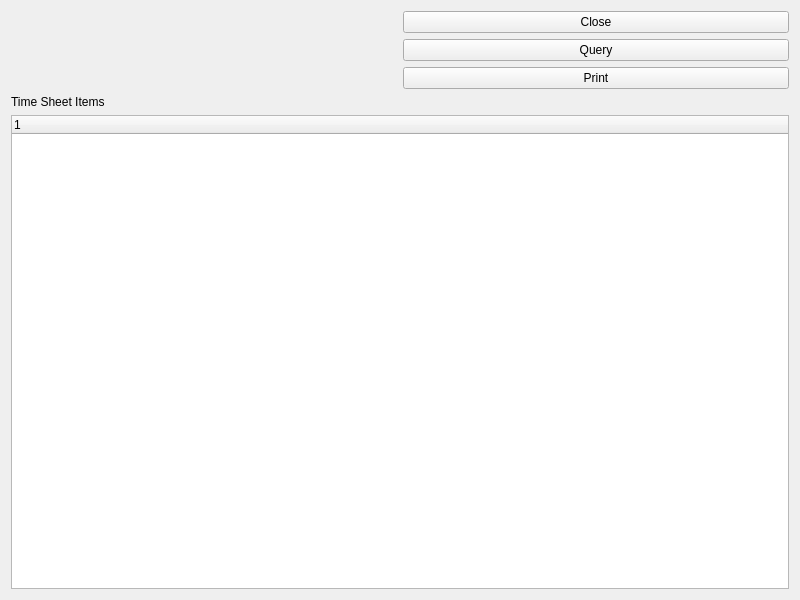
<?xml version="1.0" encoding="UTF-8"?>
<ui version="4.0">
 <comment>This file is part of the xtte package for xTuple ERP: PostBooks Edition, a free and
open source Enterprise Resource Planning software suite,
Copyright (c) 1999-2012 by OpenMFG LLC, d/b/a xTuple.
It is licensed to you under the Common Public Attribution License
version 1.0, the full text of which (including xTuple-specific Exhibits)
is available at www.xtuple.com/CPAL.  By using this software, you agree
to be bound by its terms.</comment>
 <class>dspTimeExpenseHistory</class>
 <widget class="QWidget" name="dspTimeExpenseHistory">
  <property name="geometry">
   <rect>
    <x>0</x>
    <y>0</y>
    <width>800</width>
    <height>600</height>
   </rect>
  </property>
  <property name="windowTitle">
   <string>Time and Expense History</string>
  </property>
  <layout class="QGridLayout" name="gridLayout_2">
   <item row="0" column="0">
    <widget class="ParameterWidget" name="_parameterWidget"/>
   </item>
   <item row="0" column="1">
    <layout class="QVBoxLayout" name="verticalLayout">
     <item>
      <widget class="QPushButton" name="_close">
       <property name="text">
        <string>Close</string>
       </property>
      </widget>
     </item>
     <item>
      <widget class="QPushButton" name="_query">
       <property name="text">
        <string>Query</string>
       </property>
      </widget>
     </item>
     <item>
      <widget class="QPushButton" name="_print">
       <property name="text">
        <string>Print</string>
       </property>
      </widget>
     </item>
     <item>
      <spacer name="verticalSpacer">
       <property name="orientation">
        <enum>Qt::Vertical</enum>
       </property>
       <property name="sizeHint" stdset="0">
        <size>
         <width>20</width>
         <height>0</height>
        </size>
       </property>
      </spacer>
     </item>
    </layout>
   </item>
   <item row="1" column="0" colspan="2">
    <widget class="QFrame" name="_frame">
     <property name="sizePolicy">
      <sizepolicy hsizetype="Preferred" vsizetype="Expanding">
       <horstretch>0</horstretch>
       <verstretch>1</verstretch>
      </sizepolicy>
     </property>
     <property name="frameShape">
      <enum>QFrame::NoFrame</enum>
     </property>
     <property name="frameShadow">
      <enum>QFrame::Raised</enum>
     </property>
     <layout class="QGridLayout" name="gridLayout">
      <property name="margin">
       <number>0</number>
      </property>
      <item row="0" column="0">
       <widget class="QLabel" name="_listLit">
        <property name="text">
         <string>Time Sheet Items</string>
        </property>
       </widget>
      </item>
      <item row="1" column="0">
       <widget class="XTreeWidget" name="_list">
        <property name="populateLinear">
         <bool>false</bool>
        </property>
       </widget>
      </item>
     </layout>
    </widget>
   </item>
  </layout>
 </widget>
 <customwidgets>
  <customwidget>
   <class>ParameterWidget</class>
   <extends>QWidget</extends>
   <header>parameterwidget.h</header>
  </customwidget>
  <customwidget>
   <class>XTreeWidget</class>
   <extends>QTreeWidget</extends>
   <header>xtreewidget.h</header>
   <container>1</container>
  </customwidget>
 </customwidgets>
 <resources/>
 <connections/>
</ui>
